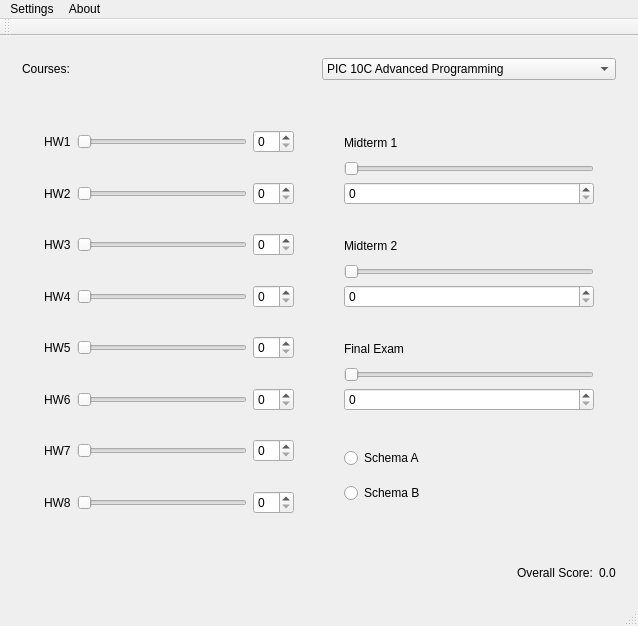
<?xml version="1.0" encoding="UTF-8"?>
<ui version="4.0">
 <class>GradeCalculator</class>
 <widget class="QMainWindow" name="GradeCalculator">
  <property name="geometry">
   <rect>
    <x>0</x>
    <y>0</y>
    <width>638</width>
    <height>626</height>
   </rect>
  </property>
  <property name="sizePolicy">
   <sizepolicy hsizetype="Preferred" vsizetype="Preferred">
    <horstretch>0</horstretch>
    <verstretch>0</verstretch>
   </sizepolicy>
  </property>
  <property name="minimumSize">
   <size>
    <width>600</width>
    <height>550</height>
   </size>
  </property>
  <property name="windowTitle">
   <string>GradeCalculator</string>
  </property>
  <property name="autoFillBackground">
   <bool>true</bool>
  </property>
  <widget class="QWidget" name="centralWidget">
   <layout class="QVBoxLayout" name="verticalLayout">
    <item>
     <widget class="QWidget" name="widget_3" native="true">
      <property name="sizePolicy">
       <sizepolicy hsizetype="Preferred" vsizetype="Fixed">
        <horstretch>0</horstretch>
        <verstretch>0</verstretch>
       </sizepolicy>
      </property>
      <property name="minimumSize">
       <size>
        <width>0</width>
        <height>40</height>
       </size>
      </property>
      <property name="autoFillBackground">
       <bool>true</bool>
      </property>
      <layout class="QHBoxLayout" name="horizontalLayout_10">
       <item>
        <widget class="QLabel" name="label">
         <property name="text">
          <string>Courses:</string>
         </property>
        </widget>
       </item>
       <item>
        <widget class="QComboBox" name="comboBox">
         <item>
          <property name="text">
           <string>PIC 10C Advanced Programming</string>
          </property>
         </item>
        </widget>
       </item>
      </layout>
     </widget>
    </item>
    <item>
     <widget class="QWidget" name="widget_2" native="true">
      <property name="autoFillBackground">
       <bool>true</bool>
      </property>
      <layout class="QHBoxLayout" name="horizontalLayout">
       <item>
        <widget class="QWidget" name="widget_4" native="true">
         <layout class="QVBoxLayout" name="verticalLayout_6">
          <item>
           <widget class="QWidget" name="widget_6" native="true">
            <layout class="QHBoxLayout" name="horizontalLayout_2">
             <item>
              <widget class="QLabel" name="label_4">
               <property name="text">
                <string>HW1</string>
               </property>
              </widget>
             </item>
             <item>
              <widget class="QSlider" name="horizontalSlider">
               <property name="orientation">
                <enum>Qt::Horizontal</enum>
               </property>
              </widget>
             </item>
             <item>
              <widget class="QSpinBox" name="spinBox"/>
             </item>
            </layout>
           </widget>
          </item>
          <item>
           <widget class="QWidget" name="widget_7" native="true">
            <layout class="QHBoxLayout" name="horizontalLayout_3">
             <item>
              <widget class="QLabel" name="label_5">
               <property name="text">
                <string>HW2</string>
               </property>
              </widget>
             </item>
             <item>
              <widget class="QSlider" name="horizontalSlider_2">
               <property name="orientation">
                <enum>Qt::Horizontal</enum>
               </property>
              </widget>
             </item>
             <item>
              <widget class="QSpinBox" name="spinBox_2"/>
             </item>
            </layout>
           </widget>
          </item>
          <item>
           <widget class="QWidget" name="widget_8" native="true">
            <layout class="QHBoxLayout" name="horizontalLayout_4">
             <item>
              <widget class="QLabel" name="label_6">
               <property name="text">
                <string>HW3</string>
               </property>
              </widget>
             </item>
             <item>
              <widget class="QSlider" name="horizontalSlider_3">
               <property name="orientation">
                <enum>Qt::Horizontal</enum>
               </property>
              </widget>
             </item>
             <item>
              <widget class="QSpinBox" name="spinBox_3"/>
             </item>
            </layout>
           </widget>
          </item>
          <item>
           <widget class="QWidget" name="widget_9" native="true">
            <layout class="QHBoxLayout" name="horizontalLayout_5">
             <item>
              <widget class="QLabel" name="label_7">
               <property name="text">
                <string>HW4</string>
               </property>
              </widget>
             </item>
             <item>
              <widget class="QSlider" name="horizontalSlider_4">
               <property name="orientation">
                <enum>Qt::Horizontal</enum>
               </property>
              </widget>
             </item>
             <item>
              <widget class="QSpinBox" name="spinBox_4"/>
             </item>
            </layout>
           </widget>
          </item>
          <item>
           <widget class="QWidget" name="widget_10" native="true">
            <layout class="QHBoxLayout" name="horizontalLayout_6">
             <item>
              <widget class="QLabel" name="label_8">
               <property name="text">
                <string>HW5</string>
               </property>
              </widget>
             </item>
             <item>
              <widget class="QSlider" name="horizontalSlider_5">
               <property name="orientation">
                <enum>Qt::Horizontal</enum>
               </property>
              </widget>
             </item>
             <item>
              <widget class="QSpinBox" name="spinBox_5"/>
             </item>
            </layout>
           </widget>
          </item>
          <item>
           <widget class="QWidget" name="widget_11" native="true">
            <layout class="QHBoxLayout" name="horizontalLayout_7">
             <item>
              <widget class="QLabel" name="label_9">
               <property name="text">
                <string>HW6</string>
               </property>
              </widget>
             </item>
             <item>
              <widget class="QSlider" name="horizontalSlider_6">
               <property name="orientation">
                <enum>Qt::Horizontal</enum>
               </property>
              </widget>
             </item>
             <item>
              <widget class="QSpinBox" name="spinBox_6"/>
             </item>
            </layout>
           </widget>
          </item>
          <item>
           <widget class="QWidget" name="widget_12" native="true">
            <layout class="QHBoxLayout" name="horizontalLayout_8">
             <item>
              <widget class="QLabel" name="label_10">
               <property name="text">
                <string>HW7</string>
               </property>
              </widget>
             </item>
             <item>
              <widget class="QSlider" name="horizontalSlider_7">
               <property name="orientation">
                <enum>Qt::Horizontal</enum>
               </property>
              </widget>
             </item>
             <item>
              <widget class="QSpinBox" name="spinBox_7"/>
             </item>
            </layout>
           </widget>
          </item>
          <item>
           <widget class="QWidget" name="widget_13" native="true">
            <layout class="QHBoxLayout" name="horizontalLayout_9">
             <item>
              <widget class="QLabel" name="label_11">
               <property name="text">
                <string>HW8</string>
               </property>
              </widget>
             </item>
             <item>
              <widget class="QSlider" name="horizontalSlider_8">
               <property name="orientation">
                <enum>Qt::Horizontal</enum>
               </property>
              </widget>
             </item>
             <item>
              <widget class="QSpinBox" name="spinBox_8"/>
             </item>
            </layout>
           </widget>
          </item>
         </layout>
        </widget>
       </item>
       <item>
        <widget class="QWidget" name="widget_5" native="true">
         <layout class="QVBoxLayout" name="verticalLayout_7">
          <item>
           <widget class="QWidget" name="widget_14" native="true">
            <layout class="QVBoxLayout" name="verticalLayout_2">
             <item>
              <widget class="QLabel" name="label_12">
               <property name="text">
                <string>Midterm 1</string>
               </property>
              </widget>
             </item>
             <item>
              <widget class="QSlider" name="horizontalSlider_9">
               <property name="orientation">
                <enum>Qt::Horizontal</enum>
               </property>
              </widget>
             </item>
             <item>
              <widget class="QSpinBox" name="spinBox_9"/>
             </item>
            </layout>
           </widget>
          </item>
          <item>
           <widget class="QWidget" name="widget_15" native="true">
            <layout class="QVBoxLayout" name="verticalLayout_3">
             <item>
              <widget class="QLabel" name="label_13">
               <property name="text">
                <string>Midterm 2</string>
               </property>
              </widget>
             </item>
             <item>
              <widget class="QSlider" name="horizontalSlider_10">
               <property name="orientation">
                <enum>Qt::Horizontal</enum>
               </property>
              </widget>
             </item>
             <item>
              <widget class="QSpinBox" name="spinBox_10"/>
             </item>
            </layout>
           </widget>
          </item>
          <item>
           <widget class="QWidget" name="widget_16" native="true">
            <layout class="QVBoxLayout" name="verticalLayout_4">
             <item>
              <widget class="QLabel" name="label_14">
               <property name="text">
                <string>Final Exam</string>
               </property>
              </widget>
             </item>
             <item>
              <widget class="QSlider" name="horizontalSlider_11">
               <property name="orientation">
                <enum>Qt::Horizontal</enum>
               </property>
              </widget>
             </item>
             <item>
              <widget class="QSpinBox" name="spinBox_11"/>
             </item>
            </layout>
           </widget>
          </item>
          <item>
           <widget class="QWidget" name="widget_17" native="true">
            <layout class="QVBoxLayout" name="verticalLayout_5">
             <item>
              <widget class="QRadioButton" name="radioButton">
               <property name="text">
                <string>Schema A</string>
               </property>
              </widget>
             </item>
             <item>
              <widget class="QRadioButton" name="radioButton_2">
               <property name="text">
                <string>Schema B</string>
               </property>
              </widget>
             </item>
            </layout>
           </widget>
          </item>
         </layout>
        </widget>
       </item>
      </layout>
     </widget>
    </item>
    <item>
     <widget class="QWidget" name="widget" native="true">
      <property name="sizePolicy">
       <sizepolicy hsizetype="Preferred" vsizetype="Fixed">
        <horstretch>0</horstretch>
        <verstretch>0</verstretch>
       </sizepolicy>
      </property>
      <property name="minimumSize">
       <size>
        <width>0</width>
        <height>40</height>
       </size>
      </property>
      <property name="autoFillBackground">
       <bool>true</bool>
      </property>
      <layout class="QHBoxLayout" name="horizontalLayout_11">
       <item>
        <spacer name="horizontalSpacer">
         <property name="orientation">
          <enum>Qt::Horizontal</enum>
         </property>
         <property name="sizeHint" stdset="0">
          <size>
           <width>467</width>
           <height>13</height>
          </size>
         </property>
        </spacer>
       </item>
       <item>
        <widget class="QLabel" name="label_2">
         <property name="text">
          <string>Overall Score:</string>
         </property>
        </widget>
       </item>
       <item>
        <widget class="QLabel" name="label_3">
         <property name="text">
          <string>0.0</string>
         </property>
        </widget>
       </item>
      </layout>
     </widget>
    </item>
   </layout>
  </widget>
  <widget class="QMenuBar" name="menuBar">
   <property name="geometry">
    <rect>
     <x>0</x>
     <y>0</y>
     <width>638</width>
     <height>22</height>
    </rect>
   </property>
   <widget class="QMenu" name="menuSettings">
    <property name="title">
     <string>Settings</string>
    </property>
   </widget>
   <widget class="QMenu" name="menuAbout">
    <property name="title">
     <string>About</string>
    </property>
   </widget>
   <addaction name="menuSettings"/>
   <addaction name="menuAbout"/>
  </widget>
  <widget class="QToolBar" name="mainToolBar">
   <attribute name="toolBarArea">
    <enum>TopToolBarArea</enum>
   </attribute>
   <attribute name="toolBarBreak">
    <bool>false</bool>
   </attribute>
  </widget>
  <widget class="QStatusBar" name="statusBar"/>
 </widget>
 <layoutdefault spacing="6" margin="11"/>
 <resources/>
 <connections/>
</ui>
